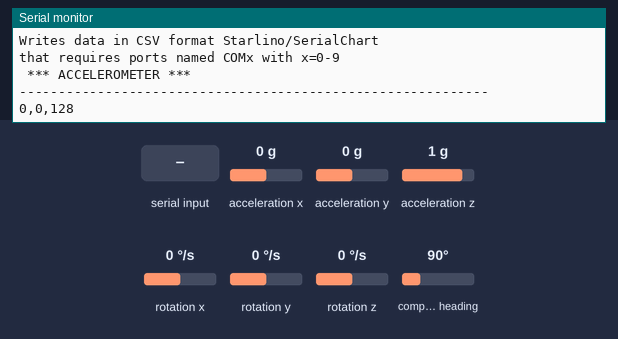
The sketch below on a simulated Arduino Uno, built with avr-gcc and run on an emulated ATmega328P. On the bench: the last lines printed to the serial monitor. Wiring (inferred from the names in the program): HMC5883L compass at I2C address 0x1E; ADXL345 accelerometer at I2C address 0x53; ITG-3200 gyroscope at I2C address 0x68. The test bench sets the inputs (shaded band); at power-on: acceleration x 0 g, compass heading 90°, acceleration y 0 g, acceleration z 1 g, rotation x 0 °/s, rotation y 0 °/s, rotation z 0 °/s.

Above: at 1.3 s.
1.4 s: "30,150\n" received over Serial
At 2.29 s:
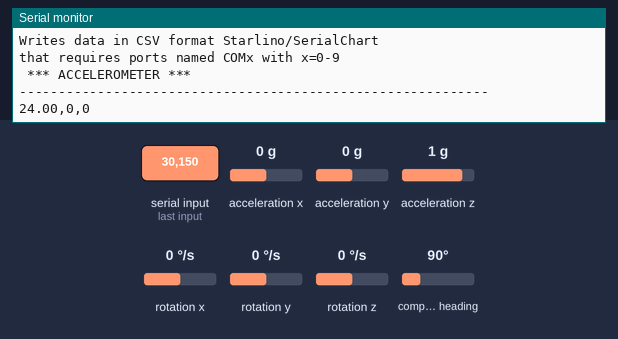
4.4 s: acceleration x set to -1.4 g
At 4.59 s:
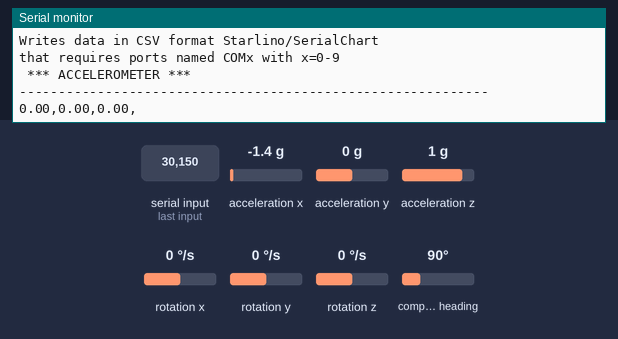
7.2 s: "2\n" received over Serial
At 7.67 s:
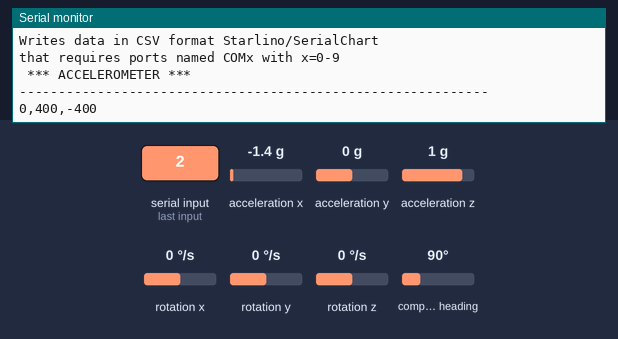
10.2 s: compass heading set to 7°
At 10.72 s:
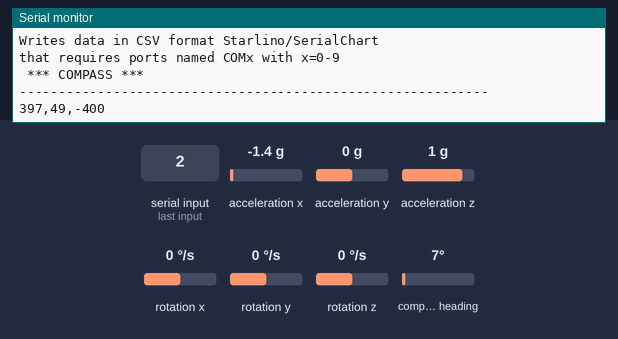
11.7 s: compass heading set to 180°
At 12.25 s:
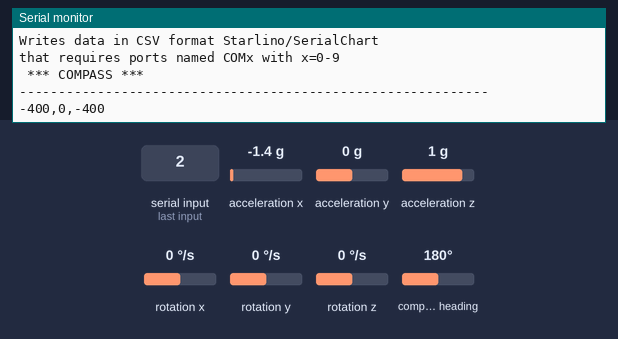
Timing chart, 0 to 14.2 s (numbered marks = the images above; inputs shaded):
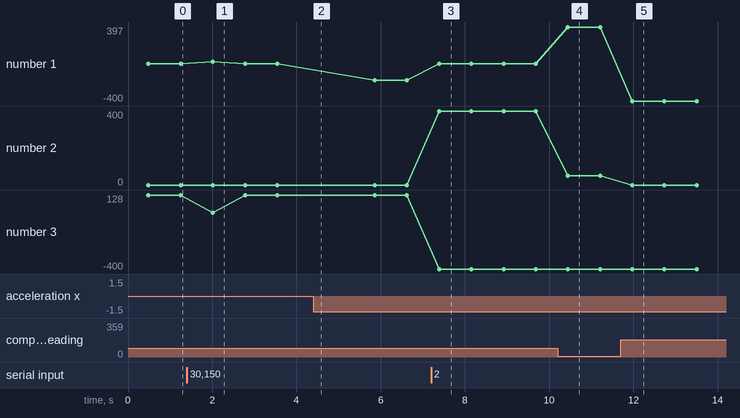

Measured:
- after the input at 1.4 s, the serial monitor: prints a new line after 0.61 s (image 1)
- after the input at 7.2 s, the serial monitor: prints a new line after 0.19 s (image 3)
- after the input at 10.2 s, the serial monitor: prints a new line after 0.25 s (image 4)
- after the input at 11.7 s, the serial monitor: prints a new line after 0.27 s (image 5)
- plotted number 1: 0 → -179 after the input at 4.4 s, 0 → 397 after the input at 10.2 s
- plotted number 2: 0 → 400 after the input at 7.2 s, 400 → 49 after the input at 10.2 s
- plotted number 3: 128 → -400 after the input at 7.2 s

The sketch:

gy85Nat.ino
```cpp
#include "GY_85.h"
#include <Wire.h>

GY_85 GY85;     //create the object

  int inbyte;
  int curInput = 0;
/*
 * 0 : acceler
 * 1 : gyro
 * 2 : compass
 * 3 : temperat
 */

void explain(){
  Serial.println("------------------------------------------------------------");
  Serial.println("gy85Nat in it.unibo.qactor.mixin arduino/bbb");
  Serial.println("Updated by AN from GY85");
  Serial.println("Writes data in CSV format Starlino/SerialChart");
  Serial.println("that requires ports named COMx with x=0-9 ");
  if( curInput == 0 ){
    Serial.println(" *** ACCELEROMETER *** ");
  }else if( curInput == 1 ){
    Serial.println(" *** GYROSCOPE *** ");
  }else if( curInput == 2 ){
    Serial.println(" *** COMPASS *** ");
  }else if( curInput == 3 ){
    Serial.println(" *** TEMPERATURE *** ");
  }
  Serial.println("------------------------------------------------------------");
}

void setup()
{
    Wire.begin();
    delay(10);
    Serial.begin(9600);
    delay(10);
    GY85.init();
    delay(10);
}

void original(){
    int ax = GY85.accelerometer_x( GY85.readFromAccelerometer() );
    int ay = GY85.accelerometer_y( GY85.readFromAccelerometer() );
    int az = GY85.accelerometer_z( GY85.readFromAccelerometer() );

    int cx = GY85.compass_x( GY85.readFromCompass() );
    int cy = GY85.compass_y( GY85.readFromCompass() );
    int cz = GY85.compass_z( GY85.readFromCompass() );

    float gx = GY85.gyro_x( GY85.readGyro() );
    float gy = GY85.gyro_y( GY85.readGyro() );
    float gz = GY85.gyro_z( GY85.readGyro() );
    float gt = GY85.temp  ( GY85.readGyro() );

    Serial.print  ( "accelerometer" );
    Serial.print  ( " x:" );
    Serial.print  ( ax );
    Serial.print  ( " y:" );
    Serial.print  ( ay );
    Serial.print  ( " z:" );
    Serial.print  ( az );

    Serial.print  ( "  compass" );
    Serial.print  ( " x:" );
    Serial.print  ( cx );
    Serial.print  ( " y:" );
    Serial.print  ( cy );
    Serial.print  (" z:");
    Serial.print  ( cz );

    Serial.print  ( "  gyro" );
    Serial.print  ( " x:" );
    Serial.print  ( gx );
    Serial.print  ( " y:" );
    Serial.print  ( gy );
    Serial.print  ( " z:" );
    Serial.print  ( gz );
    Serial.print  ( " gyro temp:" );
    Serial.println( gt );
}

void getAccelerometerDataForSerialchart(){
    int ax = GY85.accelerometer_x( GY85.readFromAccelerometer() );
    int ay = GY85.accelerometer_y( GY85.readFromAccelerometer() );
    int az = GY85.accelerometer_z( GY85.readFromAccelerometer() );
    Serial.print  ( ax );
    Serial.print  ( "," );
    Serial.print  ( ay );
    Serial.print  ( "," );
    Serial.print  ( az );
    Serial.println("");

}

void getGyroDataForSerialchart(){
    float gx = GY85.gyro_x( GY85.readGyro() );
    float gy = GY85.gyro_y( GY85.readGyro() );
    float gz = GY85.gyro_z( GY85.readGyro() );
    Serial.print  ( gx );
    Serial.print  ( "," );
    Serial.print  ( gy );
    Serial.print  ( "," );
    Serial.print  ( gz );
    Serial.print  ( "," );
    Serial.println("");


}

void getTemperatureDataForSerialchart(){
    float gt = GY85.temp  ( GY85.readGyro() );
    Serial.print( gt );
    Serial.print  (",");
    Serial.print  ( 0 );
    Serial.print  (",");
    Serial.print  ( 0 );
    Serial.println("");
}
void getCompassDataForSerialchart(){
    int cx = GY85.compass_x( GY85.readFromCompass() );
    int cy = GY85.compass_y( GY85.readFromCompass() );
    int cz = GY85.compass_z( GY85.readFromCompass() );

    Serial.print  ( cx );
    Serial.print  ( "," );
    Serial.print  ( cy );
    Serial.print  (",");
    Serial.print  ( cz );
    Serial.println("");

}

void no3AxisData(){
    Serial.print( 0 );
    Serial.print  (",");
    Serial.print  ( 0 );
    Serial.print  (",");
    Serial.print  ( 0 );
    Serial.println("");

}

 int getInput(){
  inbyte = Serial.read();
  //Serial.println("*** " + String(inbyte) );
  if( inbyte < 0 ) return curInput;
  inbyte = inbyte - 48;
  if( inbyte >= 0 && inbyte <= 3 ){
    curInput = inbyte;
    return curInput;
  }else{
    return curInput;
  }
}

void loop()
{
  explain();
  int input = getInput();
  if( input == 0 ){
    getAccelerometerDataForSerialchart();
  }else if ( input == 1 ){
    getGyroDataForSerialchart();
  }else if ( input == 2 ){
    getCompassDataForSerialchart();
  }else if ( input == 3 ){
    getTemperatureDataForSerialchart();
  }else{
    no3AxisData();
  }

    delay(500);             // only read every 0,5 seconds, 10ms for 100Hz, 20ms for 50Hz
}

/*
Scaling factors for accelerometer values :
Acceleration Limit  |   Sensitivity
----------------------------------------
2g                  |    16,384
4g                  |    8,192
8g                  |    4,096
16g                 |    2,048

Scaling factors for gyro values :
Angular Velocity Limit  |   Sensitivity
----------------------------------------
250º/s                  |    131
500º/s                  |    65.5
1000º/s                 |    32.8
2000º/s                 |    16.4

 */
```

GY_85.cpp
```cpp
#include "GY_85.h"

void GY_85::SetAccelerometer()
{
    //Put the ADXL345 into +/- 4G range by writing the value 0x01 to the DATA_FORMAT register.
    Wire.beginTransmission( ADXL345 );      // start transmission to device
    Wire.write( 0x31 );                     // send register address
    Wire.write( 0x01 );                     // send value to write
    Wire.endTransmission();                 // end transmission

    //Put the ADXL345 into Measurement Mode by writing 0x08 to the POWER_CTL register.
    Wire.beginTransmission( ADXL345 );      // start transmission to device
    Wire.write( 0x2D );                     // send register address  //Power Control Register
    Wire.write( 0x08 );                     // send value to write
    Wire.endTransmission();                 // end transmission

}

int* GY_85::readFromAccelerometer()
{
    static int axis[3];
    int buff[6];

    Wire.beginTransmission( ADXL345 );      // start transmission to device
    Wire.write( DATAX0 );                   // sends address to read from
    Wire.endTransmission();                 // end transmission

    Wire.beginTransmission( ADXL345 );      // start transmission to device
    Wire.requestFrom( ADXL345, 6 );         // request 6 bytes from device

    uint8_t i = 0;
    while(Wire.available())                 // device may send less than requested (abnormal)
    {
        buff[i] = Wire.read();              // receive a byte
        i++;
    }
    Wire.endTransmission();                 // end transmission

    axis[0] = ((buff[1]) << 8) | buff[0];
    axis[1] = ((buff[3]) << 8) | buff[2];
    axis[2] = ((buff[5]) << 8) | buff[4];

    return axis;
}
//----------------------------------------
void GY_85::SetCompass()
{
    //Put the HMC5883 IC into the correct operating mode
    Wire.beginTransmission( HMC5883 );      //open communication with HMC5883
    Wire.write( 0x02 );                     //select mode register
    Wire.write( 0x00 );                     //continuous measurement mode
    Wire.endTransmission();
}

int* GY_85::readFromCompass()
{
    static int axis[3];

    //Tell the HMC5883 where to begin reading data
    Wire.beginTransmission( HMC5883 );
    Wire.write( 0x03 );               //select register 3, X MSB register
    Wire.endTransmission();


    //Read data from each axis, 2 registers per axis
    Wire.requestFrom( HMC5883, 6 );
    if(6<=Wire.available()){
        axis[0] = Wire.read()<<8;           //X msb
        axis[0] |= Wire.read();             //X lsb
        axis[2] = Wire.read()<<8;           //Z msb
        axis[2] |= Wire.read();             //Z lsb
        axis[1] = Wire.read()<<8;           //Y msb
        axis[1] |= Wire.read();             //Y lsb
    }
    return axis;
}

//----------------------------------------

int g_offx = 0;
int g_offy = 0;
int g_offz = 0;

void GY_85::SetGyro()
{
    Wire.beginTransmission( ITG3200 );
    Wire.write( 0x3E );
    Wire.write( 0x00 );
    Wire.endTransmission();

    Wire.beginTransmission( ITG3200 );
    Wire.write( 0x15 );
    Wire.write( 0x07 );
    Wire.endTransmission();

    Wire.beginTransmission( ITG3200 );
    Wire.write( 0x16 );
    Wire.write( 0x1E );                         // +/- 2000 dgrs/sec, 1KHz, 1E, 19
    Wire.endTransmission();

    Wire.beginTransmission( ITG3200 );
    Wire.write( 0x17 );
    Wire.write( 0x00 );
    Wire.endTransmission();

    delay(10);

    GyroCalibrate();
}

void GY_85::GyroCalibrate()
{
    static int tmpx = 0;
    static int tmpy = 0;
    static int tmpz = 0;

    g_offx = 0;
    g_offy = 0;
    g_offz = 0;

    for( uint8_t i = 0; i < 10; i ++ ) //take the mean from 10 gyro probes and divide it from the current probe
    {
        delay(10);
        float* gp = readGyro();
        tmpx += *(  gp);
        tmpy += *(++gp);
        tmpz += *(++gp);
    }
    g_offx = tmpx/10;
    g_offy = tmpy/10;
    g_offz = tmpz/10;
}

float* GY_85::readGyro()
{
    static float axis[4];

    Wire.beginTransmission( ITG3200 );
    Wire.write( 0x1B );
    Wire.endTransmission();

    Wire.beginTransmission( ITG3200 );
    Wire.requestFrom( ITG3200, 8 );             // request 8 bytes from ITG3200

    int i = 0;
    uint8_t buff[8];
    while(Wire.available())
    {
        buff[i] = Wire.read();
        i++;
    }
    Wire.endTransmission();

    axis[0] = ((buff[4] << 8) | buff[5]) - g_offx;
    axis[1] = ((buff[2] << 8) | buff[3]) - g_offy;
    axis[2] = ((buff[6] << 8) | buff[7]) - g_offz;
    axis[3] = ((buff[0] << 8) | buff[1]);       // temperature

    return axis;
}

void GY_85::init()
{
    SetAccelerometer();
    SetCompass();
    SetGyro();
}
```

GY_85.h
```cpp
#include "Arduino.h"
#include <Wire.h>

#ifndef GY_85_h
#define GY_85_h

//----------addresses----------//
#define ADXL345 (0x53)         // Device address as specified in data sheet //ADXL345 accelerometer
#define DATAX0  (0x32)         //X-Axis Data 0
//#define DATAX1 0x33          //X-Axis Data 1
//#define DATAY0 0x34          //Y-Axis Data 0
//#define DATAY1 0x35          //Y-Axis Data 1
//#define DATAZ0 0x36          //Z-Axis Data 0
//#define DATAZ1 0x37          //Z-Axis Data 1
#define HMC5883 (0x1E)         //gyro
#define ITG3200 (0x68)         //compass


class GY_85
{

private:
    void GyroCalibrate();
    void SetGyro();
    void SetCompass();
    void SetAccelerometer();

public:
    void   init();
    int*   readFromAccelerometer();
    int*   readFromCompass();
    float* readGyro();

    //callback functions
    inline int accelerometer_x( int* a ){ return *(   a ); }
    inline int accelerometer_y( int* a ){ return *( 1+a ); }
    inline int accelerometer_z( int* a ){ return *( 2+a ); }

    //-----------------------------------

    inline int compass_x( int* a ){ return *(   a ); }
    inline int compass_y( int* a ){ return *( 1+a ); }
    inline int compass_z( int* a ){ return *( 2+a ); }

    //-----------------------------------

    inline float gyro_x( float* a ){ return *(   a ) / 14.375; }
    inline float gyro_y( float* a ){ return *( 1+a ) / 14.375; }
    inline float gyro_z( float* a ){ return *( 2+a ) / 14.375; }
    inline float temp  ( float* a ){ return  35+( *( 3+a )+13200 ) / 280; }
};

#endif
```
